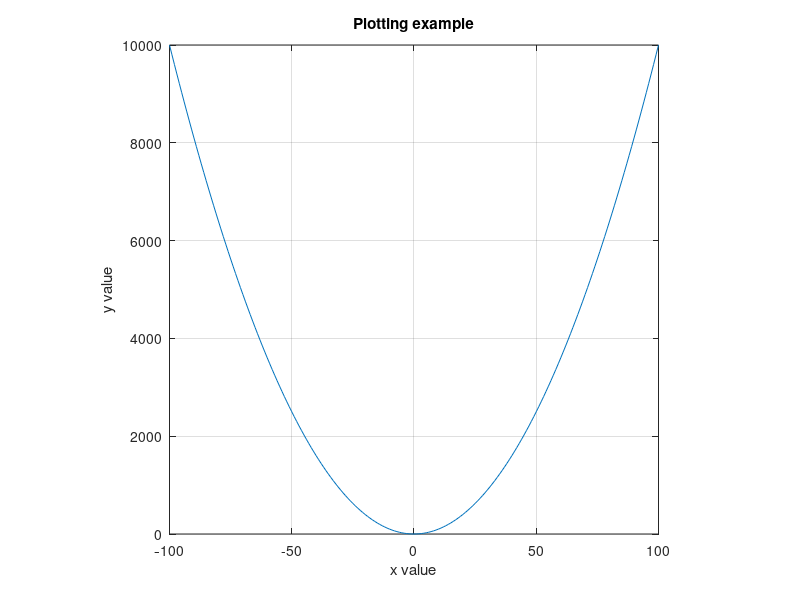

Write the MATLAB code that produced this figure.
x = [-100: 1: 100]; % a vector of input values
y = x.^2; % Note element-wise square
plot(x,y);
xlabel('x value');
ylabel('y value');
title('Plotting example');
grid on;
axis square;
% axis equal;